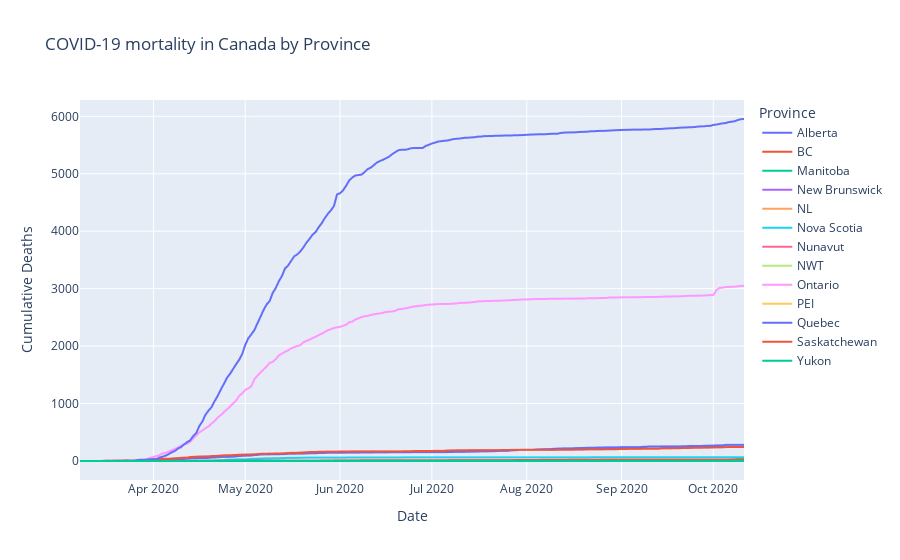

Notebook code cell kept with this figure:
### Code cell
fig = px.line(
    mortality_prov,
    x="date_death_report",
    y="cumulative_deaths",
    color="province",
    title="COVID-19 mortality in Canada by Province",
    labels=dict(
        date_death_report="Date",
        cumulative_deaths="Cumulative Deaths",
        province="Province",
    ),
    height=600,
)
fig.show()

### Figure 1 — Plotly figure (JSON) as saved in the notebook; plotly's stock layout.template omitted (floating-point values rounded to 4 significant figures; data arrays with more than 128 entries replaced by an {"elided": "..."} marker saying what was removed)
{"data": [{"hovertemplate": "Province=Alberta<br>Date=%{x}<br>Cumulative Deaths=%{y}<extra></extra>", "legendgroup": "Alberta", "line": {"color": "#636efa", "dash": "solid"}, "mode": "lines", "name": "Alberta", "showlegend": true, "type": "scattergl", "x": {"elided": "218 str values"}, "xaxis": "x", "y": {"elided": "218 int values"}, "yaxis": "y"}, {"hovertemplate": "Province=BC<br>Date=%{x}<br>Cumulative Deaths=%{y}<extra></extra>", "legendgroup": "BC", "line": {"color": "#EF553B", "dash": "solid"}, "mode": "lines", "name": "BC", "showlegend": true, "type": "scattergl", "x": {"elided": "218 str values"}, "xaxis": "x", "y": {"elided": "218 int values"}, "yaxis": "y"}, {"hovertemplate": "Province=Manitoba<br>Date=%{x}<br>Cumulative Deaths=%{y}<extra></extra>", "legendgroup": "Manitoba", "line": {"color": "#00cc96", "dash": "solid"}, "mode": "lines", "name": "Manitoba", "showlegend": true, "type": "scattergl", "x": {"elided": "218 str values"}, "xaxis": "x", "y": {"elided": "218 int values"}, "yaxis": "y"}, {"hovertemplate": "Province=New Brunswick<br>Date=%{x}<br>Cumulative Deaths=%{y}<extra></extra>", "legendgroup": "New Brunswick", "line": {"color": "#ab63fa", "dash": "solid"}, "mode": "lines", "name": "New Brunswick", "showlegend": true, "type": "scattergl", "x": {"elided": "218 str values"}, "xaxis": "x", "y": {"elided": "218 int values"}, "yaxis": "y"}, {"hovertemplate": "Province=NL<br>Date=%{x}<br>Cumulative Deaths=%{y}<extra></extra>", "legendgroup": "NL", "line": {"color": "#FFA15A", "dash": "solid"}, "mode": "lines", "name": "NL", "showlegend": true, "type": "scattergl", "x": {"elided": "218 str values"}, "xaxis": "x", "y": {"elided": "218 int values"}, "yaxis": "y"}, {"hovertemplate": "Province=Nova Scotia<br>Date=%{x}<br>Cumulative Deaths=%{y}<extra></extra>", "legendgroup": "Nova Scotia", "line": {"color": "#19d3f3", "dash": "solid"}, "mode": "lines", "name": "Nova Scotia", "showlegend": true, "type": "scattergl", "x": {"elided": "218 str values"}, "xaxis": "x", "y": {"elided": "218 int values"}, "yaxis": "y"}, {"hovertemplate": "Province=Nunavut<br>Date=%{x}<br>Cumulative Deaths=%{y}<extra></extra>", "legendgroup": "Nunavut", "line": {"color": "#FF6692", "dash": "solid"}, "mode": "lines", "name": "Nunavut", "showlegend": true, "type": "scattergl", "x": {"elided": "218 str values"}, "xaxis": "x", "y": {"elided": "218 int values"}, "yaxis": "y"}, {"hovertemplate": "Province=NWT<br>Date=%{x}<br>Cumulative Deaths=%{y}<extra></extra>", "legendgroup": "NWT", "line": {"color": "#B6E880", "dash": "solid"}, "mode": "lines", "name": "NWT", "showlegend": true, "type": "scattergl", "x": {"elided": "218 str values"}, "xaxis": "x", "y": {"elided": "218 int values"}, "yaxis": "y"}, {"hovertemplate": "Province=Ontario<br>Date=%{x}<br>Cumulative Deaths=%{y}<extra></extra>", "legendgroup": "Ontario", "line": {"color": "#FF97FF", "dash": "solid"}, "mode": "lines", "name": "Ontario", "showlegend": true, "type": "scattergl", "x": {"elided": "218 str values"}, "xaxis": "x", "y": {"elided": "218 int values"}, "yaxis": "y"}, {"hovertemplate": "Province=PEI<br>Date=%{x}<br>Cumulative Deaths=%{y}<extra></extra>", "legendgroup": "PEI", "line": {"color": "#FECB52", "dash": "solid"}, "mode": "lines", "name": "PEI", "showlegend": true, "type": "scattergl", "x": {"elided": "218 str values"}, "xaxis": "x", "y": {"elided": "218 int values"}, "yaxis": "y"}, {"hovertemplate": "Province=Quebec<br>Date=%{x}<br>Cumulative Deaths=%{y}<extra></extra>", "legendgroup": "Quebec", "line": {"color": "#636efa", "dash": "solid"}, "mode": "lines", "name": "Quebec", "showlegend": true, "type": "scattergl", "x": {"elided": "218 str values"}, "xaxis": "x", "y": {"elided": "218 int values"}, "yaxis": "y"}, {"hovertemplate": "Province=Saskatchewan<br>Date=%{x}<br>Cumulative Deaths=%{y}<extra></extra>", "legendgroup": "Saskatchewan", "line": {"color": "#EF553B", "dash": "solid"}, "mode": "lines", "name": "Saskatchewan", "showlegend": true, "type": "scattergl", "x": {"elided": "218 str values"}, "xaxis": "x", "y": {"elided": "218 int values"}, "yaxis": "y"}, {"hovertemplate": "Province=Yukon<br>Date=%{x}<br>Cumulative Deaths=%{y}<extra></extra>", "legendgroup": "Yukon", "line": {"color": "#00cc96", "dash": "solid"}, "mode": "lines", "name": "Yukon", "showlegend": true, "type": "scattergl", "x": {"elided": "218 str values"}, "xaxis": "x", "y": {"elided": "218 int values"}, "yaxis": "y"}], "layout": {"autosize": true, "legend": {"title": {"text": "Province"}, "tracegroupgap": 0}, "title": {"text": "COVID-19 mortality in Canada by Province"}, "xaxis": {"anchor": "y", "autorange": true, "domain": [0, 1], "range": ["2020-03-08", "2020-10-11"], "title": {"text": "Date"}, "type": "date"}, "yaxis": {"anchor": "x", "autorange": true, "domain": [0, 1], "range": [-330.7, 6284.0], "title": {"text": "Cumulative Deaths"}, "type": "linear"}}}
